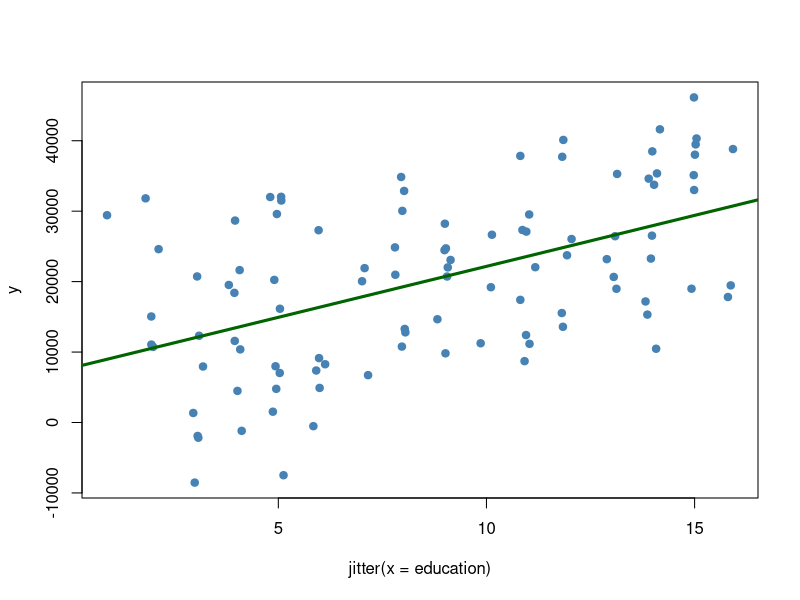
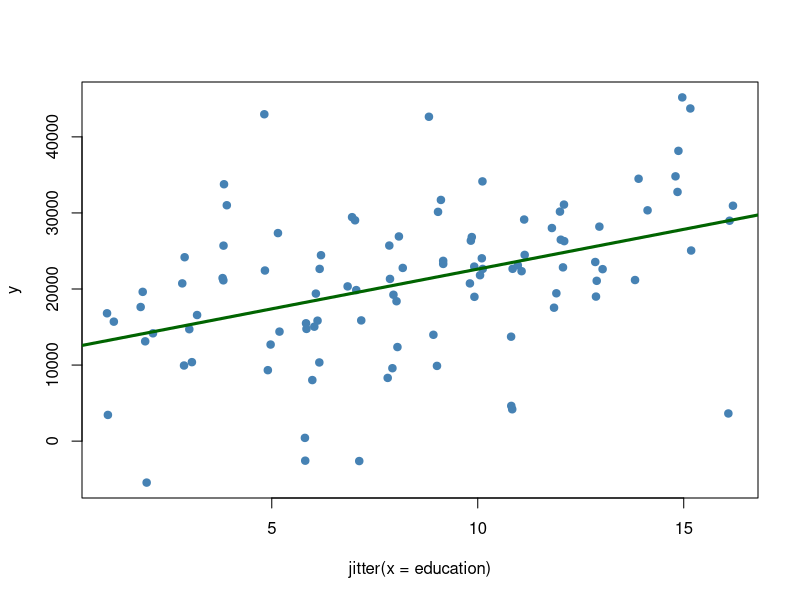
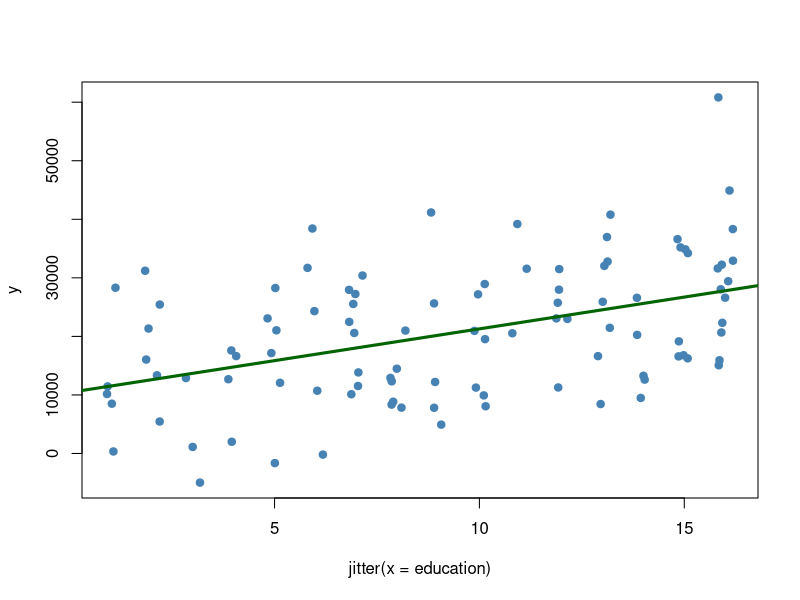
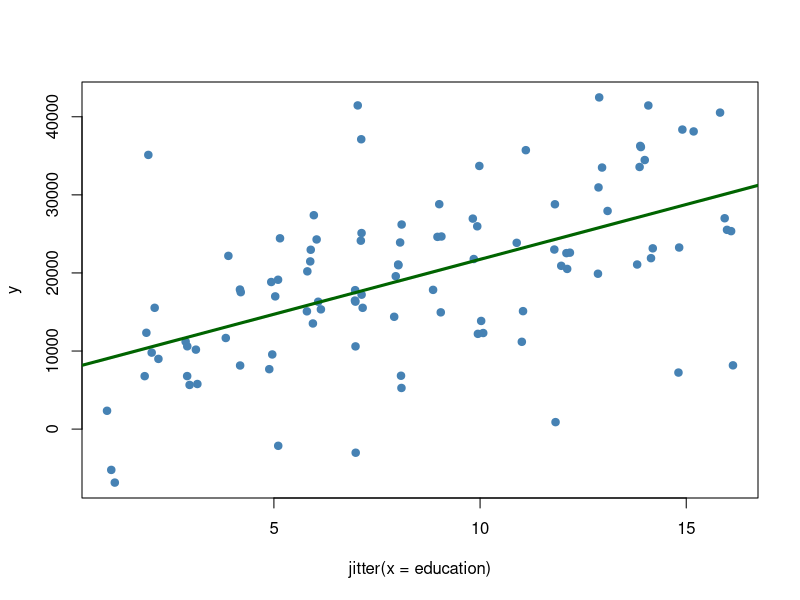
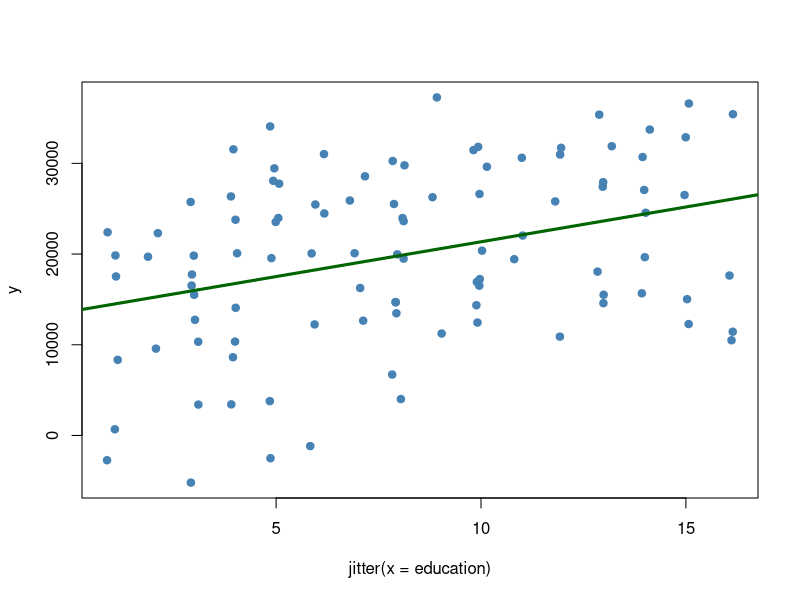
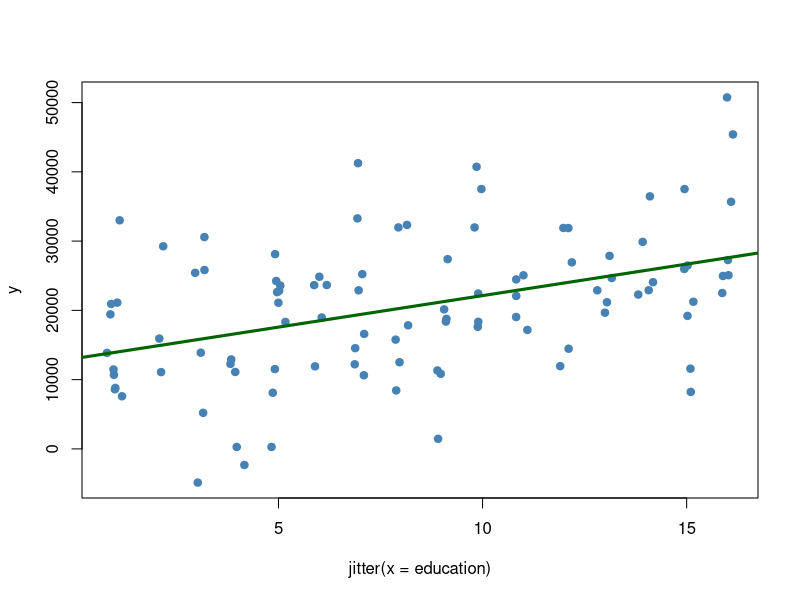
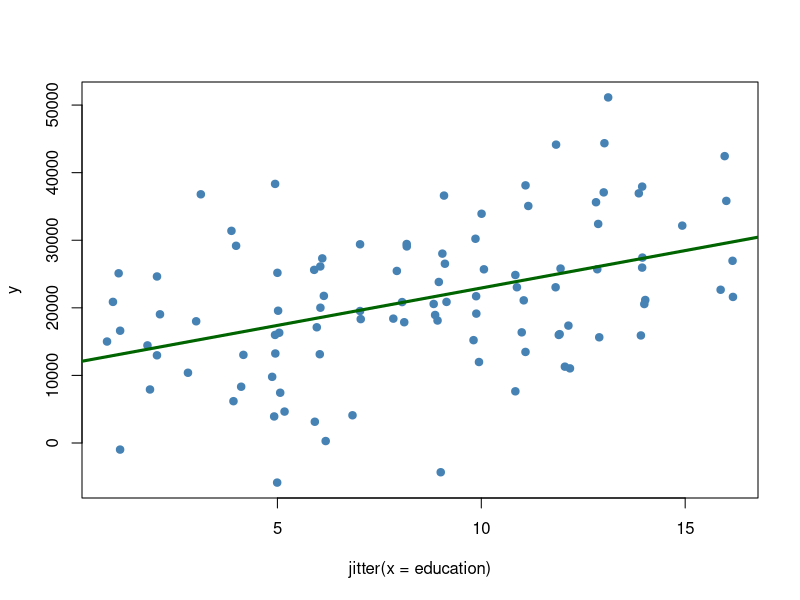
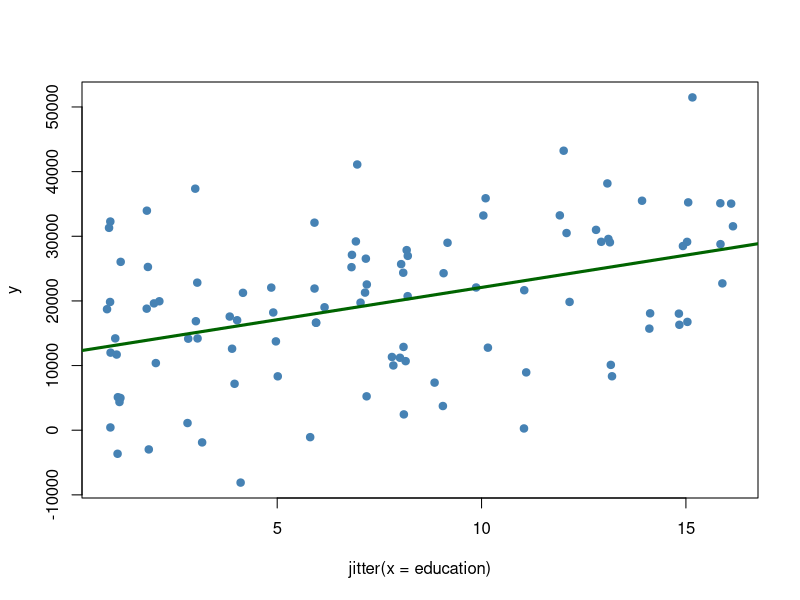

Write the R code that produced these figures, in order.

# From Chapter 4 exercise 2 from Real Econometrics by Michael Bailey
# This is for the first edition of the textbook
# loading in libraries
library(tidyverse)
library(dplyr)
library(ggthemes)
library(broom)
# info on original model:
# the true value being: salary = 12,000 + 1000 * education in yrs + e

# functions
# this function run a linear model based on
# passed in number of observations for dataset and standard error of the error term
simulation <- function(obs_num, std_err, beta_0_val, beta_1_val){
  # Set up model and simulation parameters:
  observations <- obs_num # observations in dataframe
  true_beta_0 <- beta_0_val
  true_beta_1 <- beta_1_val
  err_std_deviation <- std_err
  # generating x values for the model: We estimate education from year 1 to year 16(undergrad)
  education <- 1:16 %>% 
    sample(size=observations, replace = TRUE)
  # creating y values based on the sample of x values and offsetting it by the
  # error term times a number form the normal distribution.
  y <- true_beta_0 + true_beta_1*education + (err_std_deviation*rnorm(n = observations))
  # creating an ols model from our x and y vector:
  ols_results <- lm(y ~ education)
  plot(jitter(x = education), y = y,pch = 19, col= 'steelblue')
  abline(ols_results,lwd=3, col= "darkgreen")
  Sys.sleep(.075)
  ols_results
}
# for practice,
# running a single simulation where:
# create a dataset with 100 observations, set std error to 10,000,
# and set the true value for beta_0(intercept) and beta_1(slope)
simulation(obs_num = 100, std_err = 10000,beta_0_val = 12000,beta_1_val = 1000)


# using replicate to run simulation n times
# stores result in a list- each element is an lm object
sim_reps <- replicate(n = 50, 
                      expr = simulation(obs_num = 100, std_err = 10000,beta_0_val = 12000,beta_1_val = 1000),
                      simplify = FALSE)
sim_reps[[1]]
sim_reps[[2]]
class(sim_reps)
class(sim_reps[[2]])

# a) Generate t-statistics for the coefficient on education 
# for each simulation.
# What are the minimal and max values of these t-statistics?
sim_reps %>% 
  map_df(tidy) %>% 
  filter(term == 'education') %>% 
  pull(statistic) %>% 
  max()

sim_reps %>% 
  map_df(tidy) %>% 
  filter(term == 'education') %>% 
  pull(statistic) %>% 
  min()

sim_reps %>% 
  map_df(tidy) %>% 
  filter(term == 'education') %>% 
  pull(statistic) %>% 
  mean()

# b) generate two-sided p values for the coeffcient
# on education for each simulation,
# what are the min and max values of these p-values
sim_reps %>% 
  map_df(tidy) %>% 
  filter(term == 'education') %>% 
  pull(p.value) %>% 
  max()

sim_reps %>% 
  map_df(tidy) %>% 
  filter(term == 'education') %>% 
  pull(p.value) %>% 
  min()

# c) In what percent of the simulation do we reject the null hyp:
# that beta_1 = 0 at alpha = 0.05 with a two-sided hypothesis?
sim_reps %>% 
  map_df(tidy) %>% 
  filter(term == 'education') %>% 
  pull(p.value) %>% 
  {. < .05} %>% 
  mean()
# we reject null 98% of the time

# d) Rerun the simulations, but see the true value
# of beta_1 = zero.
# Do tis for 500 simulations, and report
# what percent of the time we reject the null at .05 for
# a two-sided hypothesis test.


sim_reps_2 <- replicate(n = 500, 
                        expr =simulation(obs_num = 100, std_err = 10000,beta_0_val = 12000,beta_1_val = 0),
                        simplify = FALSE
)
class(sim_reps_2)
sim_reps_2[[1]]
sim_reps_2[[498]]
class(sim_reps_2[[1]])
sim_reps_2 %>% 
  map_df(tidy) %>% 
  filter(term == 'education') %>% 
  pull(p.value) %>% 
  {. < .05} %>% 
  mean()
# so we only reject the null hypothesis 5% of the time when
# we set the value of education to be 0
# so when the null hypothesis is correct,
# 5% of the time we will commit a type 1 error


sim_reps_2 %>% 
  map_df(tidy) %>% 
  filter(term == 'education') %>% 
  pull(estimate) %>% 
  mean()

# map_df equivalent to
sim_reps %>% 
  map(tidy) %>% 
  bind_rows()

